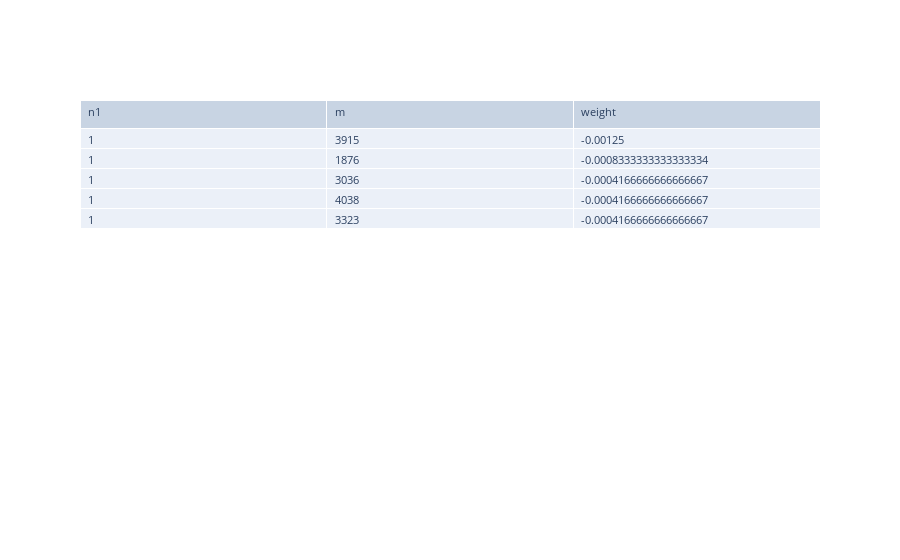
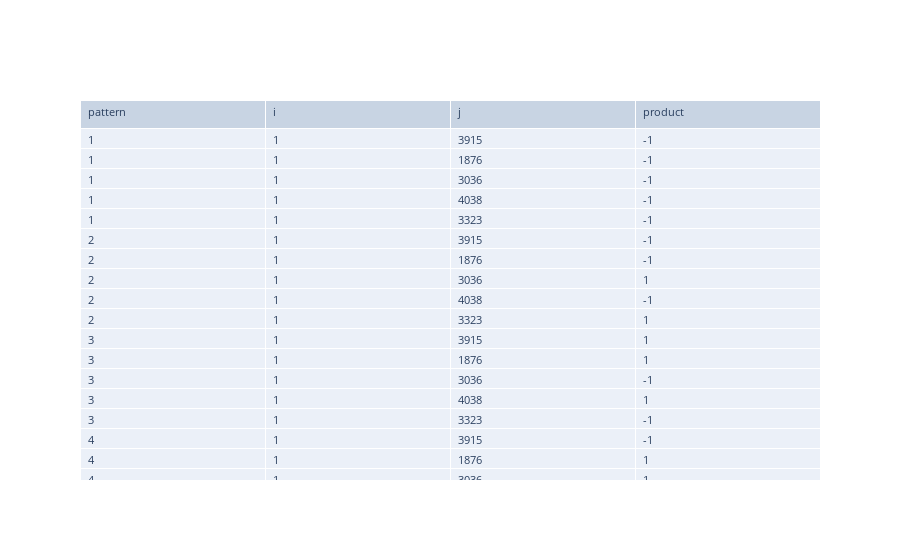

Source (notebook cell) for these figures, in order:
### Markdown cell above
According to the Hebbian rule, for a given pattern $\mu$, if two element $x^{\mu}_i$ and $x^{\mu}_j$ are equals than for the neurons $i$ and $j$ the product $x_i^\mu x_j^\mu$ will be positive otherwise the value will be negative. Let's take the first neuron $i = 1$ and five neighbours of $i$ where $w_{ij} < 0$. We expect that most of the values $\mu_i$ and $\mu_j$ (the pixels in our patterns) will not have the same sign.

Let's see an example:

### Code cell
with driver.session() as session:
     # Get some neurons that are out of sync, they don't fire together
    result = session.run("MATCH p=(n:Neuron)-[r:CONNECTED_TO]->(n2:Neuron) WHERE r.weight < 0 RETURN n.id as n1, n2.id as m, r.weight as weight LIMIT 5")
    df = pd.DataFrame(result.records(), columns=result.keys())
    fig = go.Figure(data=[go.Table(
        header=dict(values=list(df.columns),align='left',font_size=11),
        cells=dict(values=[df.n1, df.m, df.weight],align='left',font_size=11))
    ])
fig.show()

df2 = pd.DataFrame(columns=['pattern','i','j','product'])
mu = 1
for p in patterns:
    # get the n element of the pattern that is the n neuron of the network
    dataframe_array = df.to_numpy() 
    for i in range(0, len(dataframe_array)):
        index1 = int(df.to_numpy()[i][0])
        index2 = int(df.to_numpy()[i][1])
        product = p[index1] * p[index2]
        df2 = df2.append({'pattern':mu,'product':product, 'i':index1, 'j':index2}, ignore_index=True)
    mu = mu + 1

fig2 = go.Figure(data=[go.Table(
    header=dict(values=list(df2.columns),align='left',font_size=11),
    cells=dict(values=[df2.pattern,df2['i'],df2['j'],df2['product']],align='left',font_size=11))
])
fig2.show()

### Figure 1 — Plotly figure (JSON) as saved in the notebook; plotly's stock layout.template omitted (floating-point values rounded to 4 significant figures)
{"data": [{"cells": {"align": "left", "font": {"size": 11}, "values": [[1, 1, 1, 1, 1], [3915, 1876, 3036, 4038, 3323], [-0.00125, -0.0008333, -0.0004167, -0.0004167, -0.0004167]]}, "header": {"align": "left", "font": {"size": 11}, "values": ["n1", "m", "weight"]}, "type": "table"}], "layout": {"autosize": true}}

### Figure 2 — Plotly figure (JSON) as saved in the notebook; plotly's stock layout.template omitted (floating-point values rounded to 4 significant figures)
{"data": [{"cells": {"align": "left", "font": {"size": 11}, "values": [[1, 1, 1, 1, 1, 2, 2, 2, 2, 2, 3, 3, 3, 3, 3, 4, 4, 4, 4, 4, 5, 5, 5, 5, 5, 6, 6, 6, 6, 6], [1, 1, 1, 1, 1, 1, 1, 1, 1, 1, 1, 1, 1, 1, 1, 1, 1, 1, 1, 1, 1, 1, 1, 1, 1, 1, 1, 1, 1, 1], [3915, 1876, 3036, 4038, 3323, 3915, 1876, 3036, 4038, 3323, 3915, 1876, 3036, 4038, 3323, 3915, 1876, 3036, 4038, 3323, 3915, 1876, 3036, 4038, 3323, 3915, 1876, 3036, 4038, 3323], [-1, -1, -1, -1, -1, -1, -1, 1, -1, 1, 1, 1, -1, 1, -1, -1, 1, 1, -1, -1, -1, -1, -1, -1, -1, -1, -1, -1, -1, -1]]}, "header": {"align": "left", "font": {"size": 11}, "values": ["pattern", "i", "j", "product"]}, "type": "table"}], "layout": {"autosize": true}}
